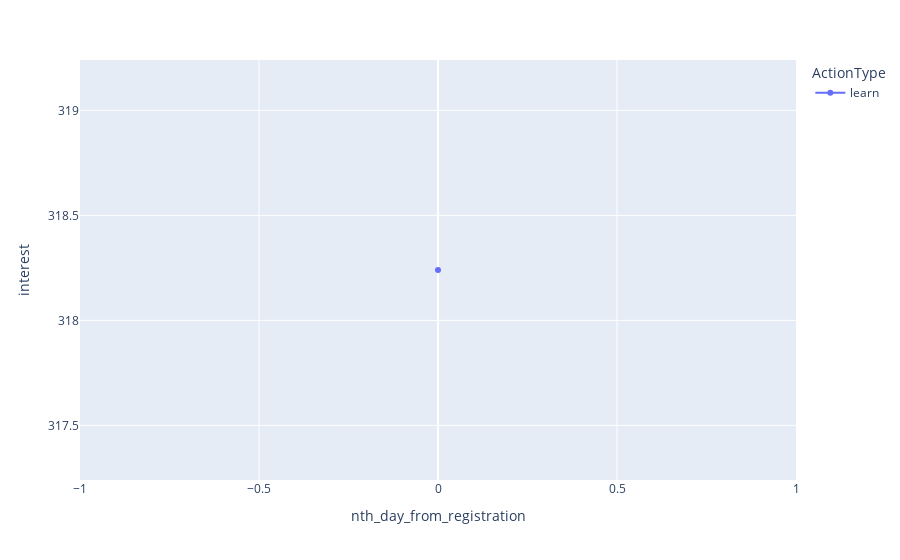

The notebook cell saved with this chart:
### Code cell
# 00015787-1ed9-45b9-9c5f-2613e2ca8409
# 00125ee4-9a93-465e-8e7a-556d1d6ca10e
# fffb6dfa-af6a-4e9e-93a7-4851632e43cd
# 0004052d-a54c-49cf-bb66-7747371304e8

# sample_ID = Engagements[Engagements['Label']==1].UserID.sample(1).values[0]
sample_ID = '00002520-3fe9-4d4b-9e1f-e4a72386bf47'

display(sample_ID)
temp = Engagements[Engagements.UserID ==sample_ID].sort_values(by='nth_day_from_registration')
temp['interest'] = temp['UsageTime'] * temp['Records']

fig = px.line(
    temp, 
    x='nth_day_from_registration',
    y='interest',
    color='ActionType',
    markers=True
)
fig.show()

### Figure 1 — Plotly figure (JSON) as saved in the notebook; plotly's stock layout.template omitted (floating-point values rounded to 4 significant figures)
{"data": [{"hovertemplate": "ActionType=learn<br>nth_day_from_registration=%{x}<br>interest=%{y}<extra></extra>", "legendgroup": "learn", "line": {"color": "#636efa", "dash": "solid"}, "marker": {"symbol": "circle"}, "mode": "lines+markers", "name": "learn", "orientation": "v", "showlegend": true, "type": "scatter", "x": [0], "xaxis": "x", "y": [318.2], "yaxis": "y"}], "layout": {"legend": {"title": {"text": "ActionType"}, "tracegroupgap": 0}, "margin": {"t": 60}, "xaxis": {"anchor": "y", "domain": [0, 1], "title": {"text": "nth_day_from_registration"}}, "yaxis": {"anchor": "x", "domain": [0, 1], "title": {"text": "interest"}}}}
